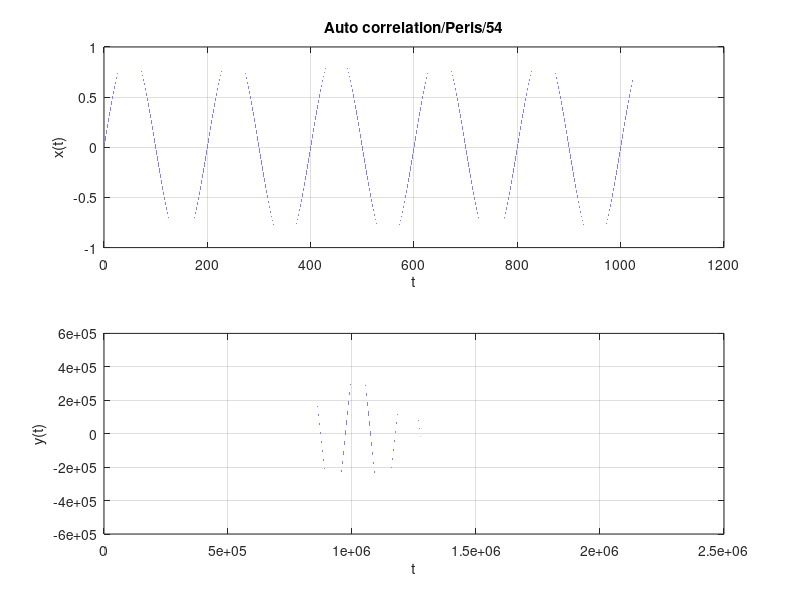

MATLAB code for this plot:
%Plot the autocorrelation sequence of sine wave with frequency 1 Hz,
%sampling frequency is 200 Hz.
clear all;
A=1;
f=1;
fs=200;
w=2*pi*(f/fs);
t=(0:0.001:1024);
x=A*sin(w*t);
subplot(2,1,1);
plot(t,x);
title('Auto correlation/Peris/54');
xlabel('t');
ylabel('x(t)');
grid on;
y=xcorr(x);
subplot(2,1,2);
plot(y);
xlabel('t');
ylabel('y(t)');
grid on;